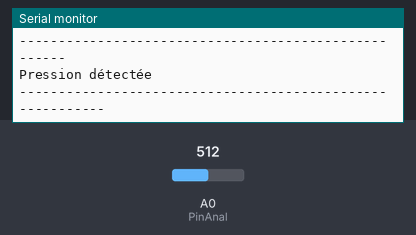
The sketch below on a simulated Arduino Uno, built with avr-gcc and run on an emulated ATmega328P. Shown: the last lines printed to the serial monitor. The inputs (shaded band) are chosen by the test bench; at power-on: A0 (PinAnal) = 512.

Above: at 1.4 s.
1.5 s: A0 (PinAnal) set to 0
At 2.22 s:
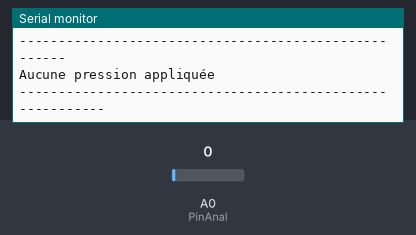
3.9 s: A0 (PinAnal) set to 122
At 4.65 s:
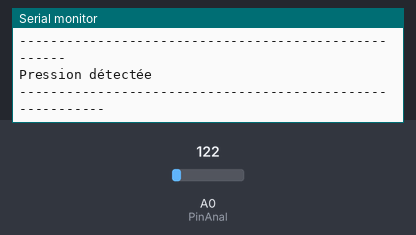
Timing chart, 0 to 6.9 s (numbered marks = the images above; inputs shaded):
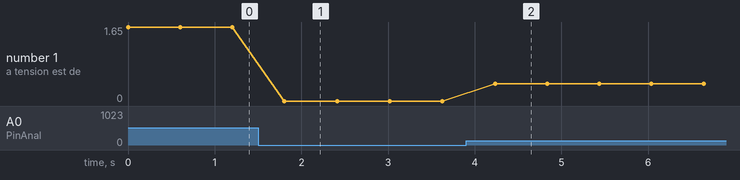

Measured:
- after the input at 1.5 s, the serial monitor: prints a new line after 0.30 s (image 1)
- after the input at 3.9 s, the serial monitor: prints a new line after 0.34 s (image 2)
- plotted number 1: 1.65 → 0 after the input at 1.5 s, 0 → 0.39 after the input at 3.9 s

The sketch:

Lecture_de_la_tension.ino
```cpp
                 //----------------------------------//
                          // FSR testing //
                 //----------------------------------//

// ==========================================================================
//    Déclaration des variables pour tester la led sur la broche PWM  //
// ==========================================================================

int PinAnal = A0; //le pin analogique de l'esp qui sera utilisé
float fsrVoltage; //la tension du capteur
float fsrReading; //la valeur lue sur le pin analogique


// ===============================================
//      Programme principale Void setup
// ===============================================

void setup() {

  Serial.begin(9600);
  pinMode (PinAnal, INPUT); //déclaration du pin analogique comme entrée

}

// ===========================================================
//    Void loop boucle infinie => execution du programme
// ===========================================================

void loop() {

  /* lecture de la tension sur le pin analogique A0 */
  fsrReading = analogRead (PinAnal);

  /* on doit ensuite convertire la tension analogique en numérique pour le terminal Arduino */
  float fsrVoltage = fsrReading *(3.3 / 1023.0); // conversion analogique to numérique par produit croisé


  Serial.print("La tension est de : ");
  Serial.println(fsrVoltage);
  Serial.println ("-----------------------------------------------------");

  if (fsrVoltage < 0.1) {
    Serial.println("Aucune pression appliquée");
    }
  else {
     Serial.println("Pression détectée");
    }

  Serial.println("----------------------------------------------------------");
  delay (500);

}
```
